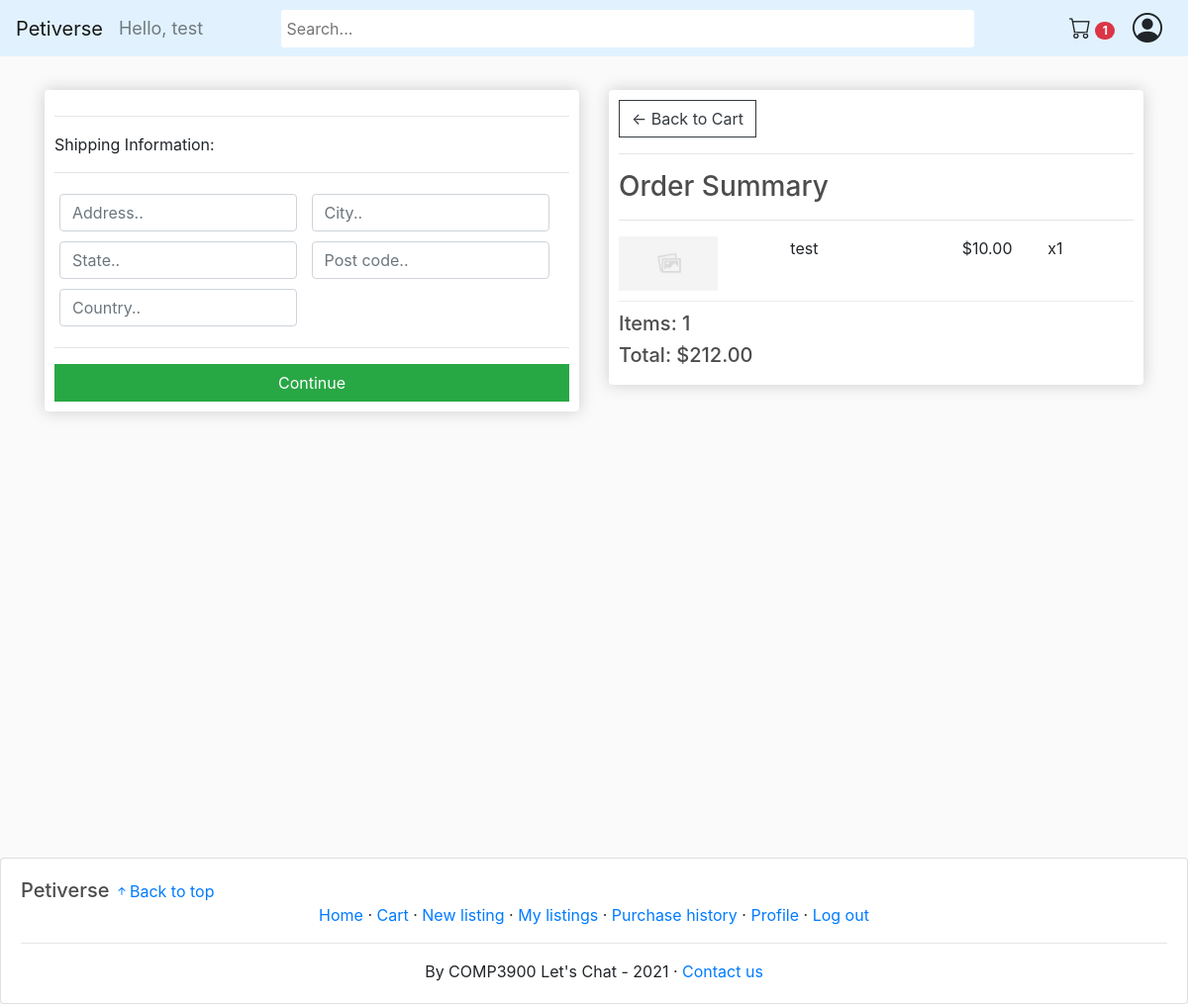
The page /checkout/ (signed in) on the database its author committed.
### store/models.py (models this page shows, shortened)
class Customer(models.Model):
    user = models.OneToOneField(User, null=True, blank=True, on_delete=models.CASCADE)
    nickname = models.CharField(max_length=200, null=True)
    email = models.EmailField(max_length=254)
    contactNo = models.CharField(max_length=200, null=True)
    image = models.ImageField(default='../images/user_icon.png', upload_to='../images')
    trusted = models.BooleanField(default=False)

class OrderItem(models.Model):
	product = models.ForeignKey(Product, on_delete=models.SET_NULL, null=True)
	order = models.ForeignKey(Order, on_delete=models.SET_NULL, null=True)
	quantity = models.IntegerField(default=0, null=True, blank=True)
	date_added = models.DateTimeField(auto_now_add=True)
	@property
	def get_total(self):
		if self.product.selling_type == "sale":
			total = self.product.price * self.quantity
		else:
			total = self.product.starting_bid
		return total

class Product(models.Model):
    name = models.CharField(max_length=200)
    selling_type = models.CharField(max_length=10, choices=SELLING_CHOICES, default='sale')
    price = models.DecimalField(max_digits=30, decimal_places=2)
    starting_bid = models.DecimalField(max_digits=30, decimal_places=2, default=0)
    end_date = models.DateTimeField(default=timezone.now, blank=True, null=True)
    highest_bidder = models.ForeignKey(Customer, on_delete=models.CASCADE, null=True, blank=True, related_name='highest_bidder')
    remaining_unit = models.IntegerField()
    sold_unit = models.IntegerField(default=0)
    isAnimal = models.BooleanField(default=False,null=True, blank=True)
    description = models.TextField(max_length=1000)
    image = models.ImageField(null=True, blank=True)
    warranty = models.CharField(max_length=200, null=True)
    delivery_period = models.DurationField()
    seller = models.ForeignKey(Customer, on_delete=models.CASCADE, null=True, blank=True)
    tags = TaggableManager()
    slug_str = models.SlugField(blank=True)
    is_active = models.BooleanField(default=True)
    @property
    def imageURL(self):
        try:
            url = self.image.url
        except:
            url = no_image_url
        return url

class Order(models.Model):
	customer = models.ForeignKey(Customer, on_delete=models.SET_NULL, null=True, blank=True)
	date_ordered = models.DateTimeField(auto_now_add=True)
	complete = models.BooleanField(default=False)
	transaction_id = models.CharField(max_length=100, null=True)
	@property
	def get_cart_total(self):
		orderitems = self.orderitem_set.all()
		total = sum([item.get_total for item in orderitems])
		return total
	@property
	def get_cart_items(self):
		orderitems = self.orderitem_set.all()
		total = sum([item.quantity for item in orderitems])
		return total

### store/views.py (the view)
# urls.py: path('checkout/', views.checkout, name="checkout"),
def checkout(request):
    if request.user.is_authenticated:
        customer = request.user.customer
        order, created = Order.objects.get_or_create(customer=customer, complete=False)
        items = order.orderitem_set.all()
        cartItems = order.get_cart_items
    else:
        items = []
        order = {'get_cart_total':0, 'get_cart_items':0}
        cartItems = order.get('get_cart_items')
    context = {'items':items, 'order':order, 'cartItems':cartItems}
    return render(request, 'store/checkout.html', context)

### store/templates/store/checkout.html (shortened to what this page needs)
{% extends 'store/main.html' %}
{% load static %}
{% block content %}
     <div class="row">
		<div class="col-lg-6">
			<div class="box-element" id="form-wrapper">
				<form id="form">
					<div id="shipping-info">
						<hr>
						<p>Shipping Information:</p>
						<hr>
						<div class="form-field">
							<input required class="form-control" type="text" name="address" placeholder="Address..">
						</div>
						<div class="form-field">
							<input required class="form-control" type="text" name="city" placeholder="City..">
						</div>
						<div class="form-field">
							<input required class="form-control" type="text" name="state" placeholder="State..">
						</div>
						<div class="form-field">
							<input required class="form-control" type="text" name="postcode" placeholder="Post code..">
						</div>
						<div class="form-field">
							<input required class="form-control" type="text" name="country" placeholder="Country..">
						</div>
					</div>
					<hr>
					<input id="form-button" class="btn btn-success btn-block" type="submit" value="Continue">
				</form>
			</div>
			<br>
		</div>
		<div class="col-lg-6">
			<div class="box-element">
				<a  class="btn btn-outline-dark" href="{% url 'cart' %}">&#x2190; Back to Cart</a>
				<hr>
				<h3>Order Summary</h3>
				<hr>
				{% for item in items %}
				<div class="cart-row">
					<div style="flex:2"><img class="row-image" src="{{item.product.imageURL}}"></div>
					<div style="flex:2"><p>{{item.product.name}}</p></div>
					<div style="flex:1"><p>${{item.product.price|floatformat:2}}</p></div>
					<div style="flex:1"><p>x{{item.quantity}}</p></div>
				</div>
				{% endfor %}
				<h5>Items:   {{order.get_cart_items}}</h5>
				<h5>Total:   ${{order.get_cart_total|floatformat:2}}</h5>
			</div>
		</div>
	</div>
{% endblock content %}

### store/templates/store/main.html (shortened to what this page needs)
<!DOCTYPE html>
{% load static %}
<html>
<head>
	<link rel="stylesheet" href="https://stackpath.bootstrapcdn.com/bootstrap/4.4.1/css/bootstrap.min.css">
	<link rel="stylesheet" type="text/css" href="{% static 'css/main.css' %}">
</head>
<body>
	<nav class="navbar sticky-top navbar-expand-lg navbar-light bg-light" style="padding-top:5px;padding-bottom:5px;">
		<a class="navbar-brand" href="{% url 'store' %}">Petiverse</a>
		<div class="navbar-collapse collapse w-100 order-0 order-md-0 dual-collapse2">
			<ul class="navbar-nav mr-auto">
				<li class="nav-item active">
				  {% if request.user.is_authenticated %}
					  <span class="hello-msg navbar-text">Hello, {{request.user.customer.nickname}}</span>
				  {% endif %}
				</li>
			  </ul>
		</div>
		<div class="mx-auto order-1">
	        <form action="{% url 'search_result' %}" method="get">
	        	<input class="search_bar"  name = "q" type="text" placeholder="Search...", style="border-radius:3px !important; border:none; min-height:38px !important; padding-left:5px;">
	        </form>
		</div>
		<div class="navbar-collapse collapse w-100 order-2 dual-collapse2">
			<ul class="navbar-nav ml-auto">
				{% if request.user.is_authenticated %}
				<li class="nav-item">
					<a class="btn" href="{% url 'cart' %}"><i class="bi-cart" style="font-size:22px;"></i> <span class="badge badge-pill badge-danger">{{cartItems}}</span></a>
				</li>
				{% endif %}
			</ul>
			{% if request.user.is_authenticated %}
				<div class="dropdown">
					<i class="bi-person-circle" id="user-icon" onclick="toggleDropdown()" ></i>
				</div>
			{% endif %}
		</div>
	</nav>
     <div class="container">
            <br>
            {% block content %}
            {% endblock content %}
         </div>
	<footer class="card">
		<div>
			<h5 style="display:inline;">Petiverse</h5>
			<a href="#" style="display:inline;"><i class="bi-arrow-up-short"></i>Back to top</a>
		</div>
		<div style="text-align:center;">
			<a href="/">Home</a>
			&middot
			{% if request.user.is_authenticated %}
				<a href="{% url 'cart' %}">Cart</a>
				&middot
				<a href="{% url 'new_product' %}">New listing</a>
				&middot
				<a href="{% url 'my_listings' %}">My listings</a>
				&middot
				<a href="{% url 'purchase_history' %}">Purchase history</a>
				&middot
				<a href="{% url 'user_profile' %}">Profile</a>
				&middot
				<a href="{% url 'logout' %}">Log out</a>
			{% else %}
				<a href="{% url 'login' %}">Log in</a>
				&middot
				<a href="{% url 'signup' %}">Sign up</a>
			{% endif %}
		</div>
		<hr>
		<div style="text-align:center;">
			By COMP3900 Let's Chat - 2021
			&middot
			<a href="mailto:unswcomp3900@gmail.com">Contact us</a>
		</div>
	</footer>
</body>
</html>

### static/css/main.css (style rules this page uses)
body { background-color: hsl(0, 0%, 98%); }
h1, h2, h3, h4, h5, h6 { color: hsl(0, 0%, 30%); }
footer { padding: 20px; margin-top: 10px; justify-content: center; position: absolute; width: 100%; }
.container { min-height: 100vh; position: relative; }
.box-element { box-shadow: hsl(0, 0%, 80%) 0 0 16px; background-color: #fff; border-radius: 4px; padding: 10px; }
.bg-light { background-color: #e1f2fe!important; }
.dropdown { position: relative; display: inline-block; }
.search_bar { width: 700px; margin-right: 35px; }
#user-icon { width: 30px; display: inline-block; margin-left:5px; margin-right:10px; font-size:30px; }
.col-lg-4, .col-lg-6, .col-lg-8, .col-lg-12 { margin-top: 10px; }
.btn { border-radius: 0; }
.row-image { width: 100px; }
.form-field { width: 250px; display: inline-block; padding: 5px; }
.cart-row { display: flex; align-items: flex-stretch; padding-bottom: 10px; margin-bottom: 10px; border-bottom: 1px solid #ececec; }
.hello-msg { font-size: 18px; color: #fff; margin-right: 20px; }
:root { --color: #AA8F66; }

### rows shown on the page
OrderItem: product.name "test", product.price "10.00", quantity "1"
Order: get_cart_items "1", get_cart_total "212.00"

### other values the page prints
{{ request.user.customer.nickname }} "test"
{{ cartItems }} "1"
